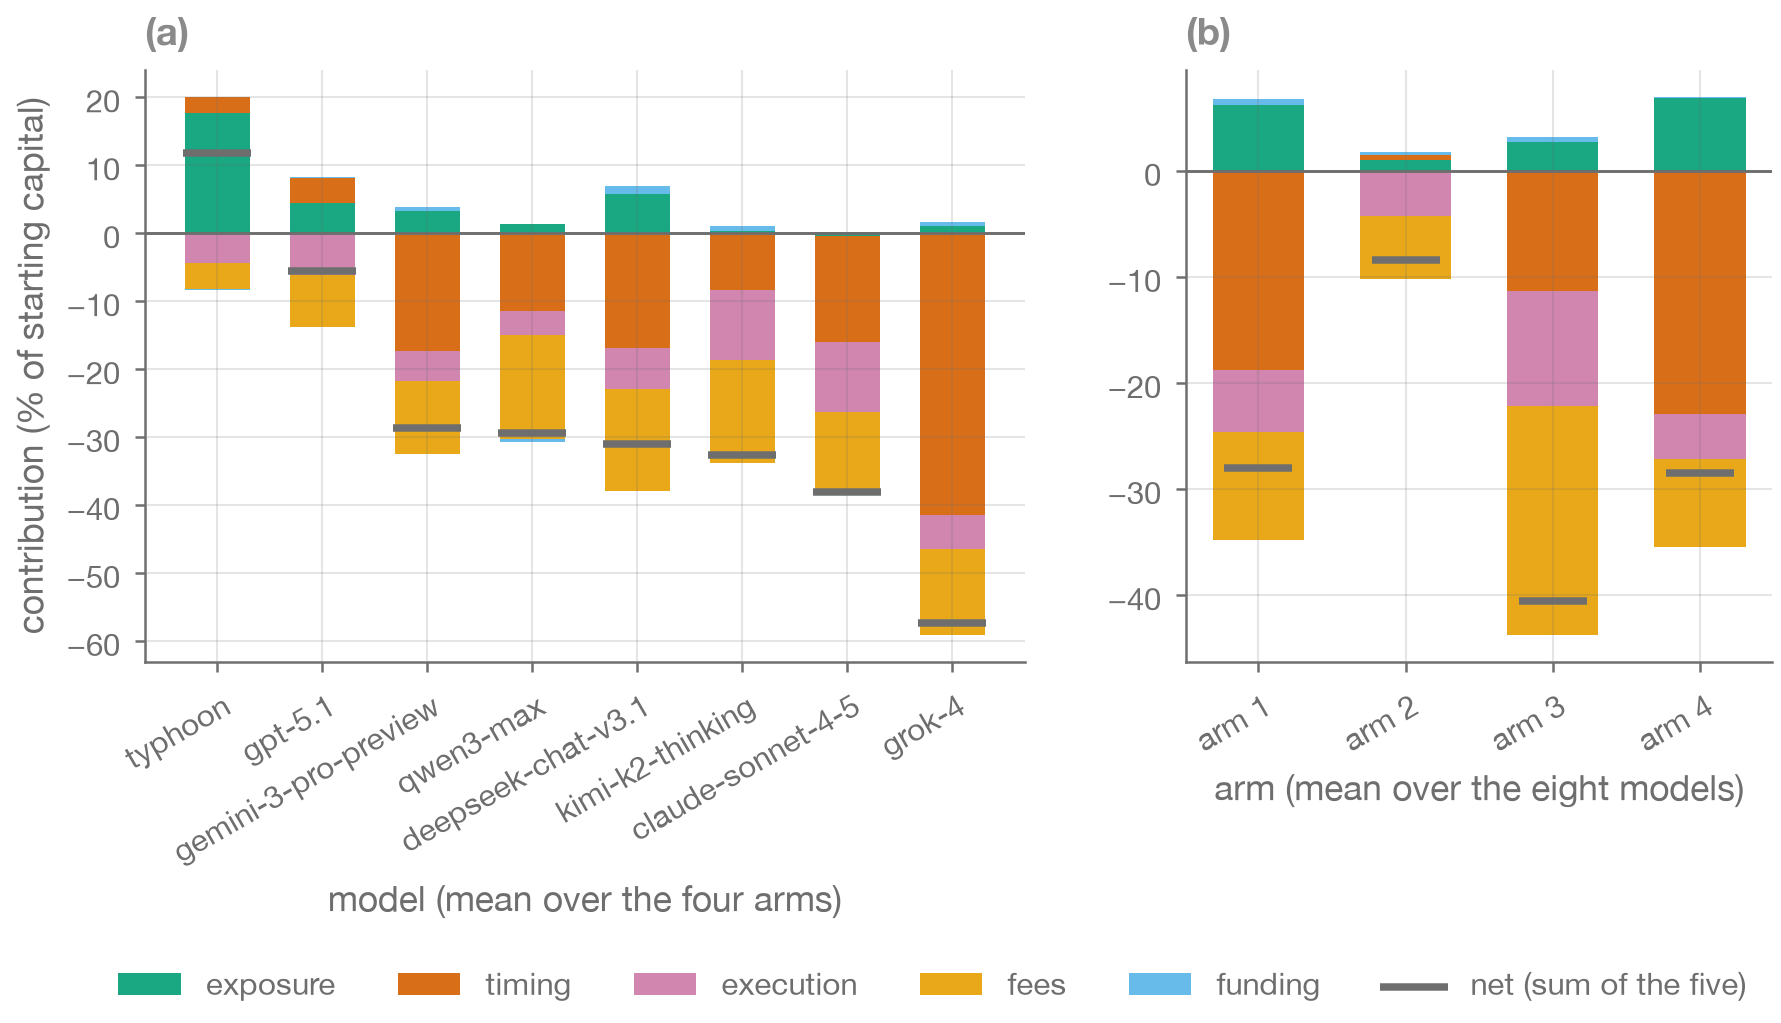

This figure's Python source:
"""fig5: where the money went -- P&L decomposition."""
from __future__ import annotations
import os, sys
import matplotlib.pyplot as plt
import numpy as np
import pandas as pd
sys.path.insert(0, os.path.dirname(os.path.abspath(__file__)))
sys.path.insert(0, os.path.join(os.path.dirname(os.path.dirname(
    os.path.dirname(os.path.abspath(__file__)))), "src"))
import style


COMPS = [("exposure_pnl", "exposure", "deepseek"),
         ("timing_pnl", "timing", "claude"),
         ("slippage", "execution", "qwen"),
         ("fees", "fees", "kimi"),
         ("funding", "funding", "gemini")]

def stack(ax, labels, mat, net, xlab):
    x = np.arange(len(labels))
    pos = np.zeros(len(labels)); neg = np.zeros(len(labels))
    for (key, lab, fam), vals in zip(COMPS, mat):
        b = np.where(vals >= 0, pos, neg)
        ax.bar(x, vals, 0.62, bottom=b, label=lab,
               color=style.FAMILY_COLOUR[fam], edgecolor="none", alpha=0.9)
        pos = pos + np.where(vals >= 0, vals, 0)
        neg = neg + np.where(vals < 0, vals, 0)
    ax.scatter(x, net, marker="_", s=260, color=style.INK, zorder=5,
               linewidths=1.8, label="net (sum of the five)")
    ax.axhline(0, color=style.INK, lw=0.7)
    ax.set_xticks(x)
    ax.set_xticklabels(labels, rotation=30, ha="right",
                       rotation_mode="anchor")
    ax.set_ylabel("contribution (% of starting capital)")
    ax.set_xlabel(xlab, labelpad=2)

def main():
    style.apply()
    d = pd.read_csv(os.path.join(style.DER, "a1_pnl_decomposition.csv"))
    s15 = d[d["season"] == "S15"]

    fig, axes = plt.subplots(1, 2, figsize=(7.0, 3.4),
                             gridspec_kw={"width_ratios": [1.5, 1]})

    bym = s15.groupby("model")[[c[0] for c in COMPS] + ["net_pnl"]].mean() / 100.0
    bym = bym.sort_values("net_pnl", ascending=False)
    mat = []
    for key, lab, fam in COMPS:
        v = bym[key].to_numpy()
        mat.append(-v if key in ("fees", "slippage") else v)
    stack(axes[0], list(bym.index), mat, bym["net_pnl"].to_numpy(),
          "model (mean over the four arms)")
    style.panel_label(axes[0], "(a)")

    bya = s15.groupby("competition_id")[[c[0] for c in COMPS] + ["net_pnl"]].mean() / 100.0
    mat = []
    for key, lab, fam in COMPS:
        v = bya[key].to_numpy()
        mat.append(-v if key in ("fees", "slippage") else v)
    stack(axes[1], [f"arm {i}" for i in bya.index], mat,
          bya["net_pnl"].to_numpy(), "arm (mean over the eight models)")
    axes[1].set_ylabel("")
    style.panel_label(axes[1], "(b)")

    handles, labels = axes[0].get_legend_handles_labels()
    # bars first, the net marker last
    order = list(range(1, len(handles))) + [0]
    handles = [handles[i] for i in order]
    labels = [labels[i] for i in order]
    fig.subplots_adjust(wspace=0.22, bottom=0.30)
    leg = fig.legend(handles=handles, labels=labels, loc="upper center",
                     bbox_to_anchor=(0.5, 0.03), ncol=6, frameon=False)
    for tx in leg.get_texts():
        tx.set_color(style.INK)
    style.save(fig, "fig5_pnl_decomposition", extra_artists=[leg])

if __name__ == "__main__":
    main()
